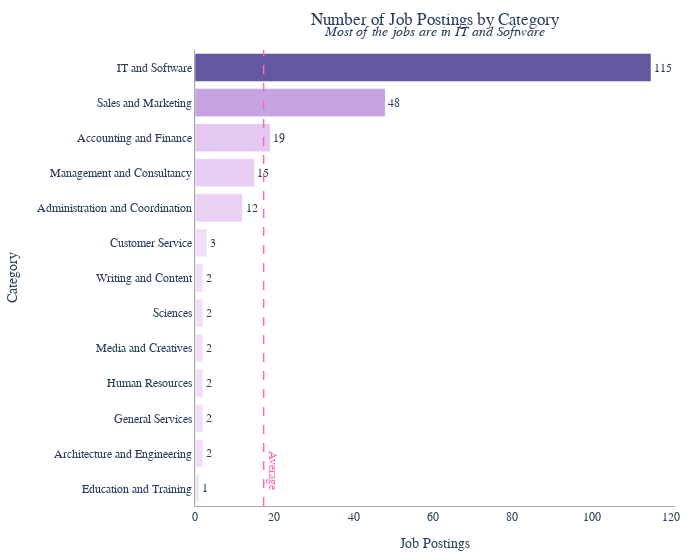

The notebook cell this image was saved under:
### Markdown cell above
### Number of Jobs based on Category

### Code cell
temp_df = df.groupby('Category').count()['Id'].sort_values(ascending=False)

fig = px.bar(temp_df[:15], title='Number of Job Postings by Category',
            labels={'category':'Category', 'value':'Job Postings'}, orientation='h',
            color='value', color_continuous_scale='purp', text_auto=True)
fig.update_layout(coloraxis_showscale=False, xaxis_showgrid=False, width=700)
fig.update_yaxes(categoryorder='total ascending')

fig.data[0].texttemplate = '%{x:s}'
fig.data[0].textposition = 'outside'
fig.add_annotation(xref='x domain', yref="y domain", x=0.5, y=1.06, font_size=14,
                   text="<i>Most of the jobs are in IT and Software</i>", 
                   showarrow=False)

avg = temp_df.mean()
fig.add_vline(x=avg, line_width=1.5, line_dash="dash", line_color="#ff66b3")
fig.add_annotation(x=avg, xanchor="left", y=0.5, text="Average", showarrow=False,
                   font_color="#ff66b3", textangle=90)

fig.write_html("./static/plots/category.html")
fig.show()

### Figure 1 — Plotly figure (JSON) as saved in the notebook; plotly's stock layout.template omitted (floating-point values rounded to 4 significant figures)
{"data": [{"alignmentgroup": "True", "hovertemplate": "Job Postings=%{marker.color}<br>Category=%{y}<extra></extra>", "legendgroup": "", "marker": {"color": [115, 48, 19, 15, 12, 3, 2, 2, 2, 2, 2, 2, 1], "coloraxis": "coloraxis", "pattern": {"shape": ""}}, "name": "", "offsetgroup": "", "orientation": "h", "showlegend": false, "textposition": "outside", "texttemplate": "%{x:s}", "type": "bar", "x": [115, 48, 19, 15, 12, 3, 2, 2, 2, 2, 2, 2, 1], "xaxis": "x", "y": ["IT and Software", "Sales and Marketing", "Accounting and Finance", "Management and Consultancy", "Administration and Coordination", "Customer Service", "Architecture and Engineering", "General Services", "Human Resources", "Media and Creatives", "Sciences", "Writing and Content", "Education and Training"], "yaxis": "y"}], "layout": {"annotations": [{"font": {"size": 14}, "showarrow": false, "text": "<i>Most of the jobs are in IT and Software</i>", "x": 0.5, "xref": "x domain", "y": 1.06, "yref": "y domain"}, {"font": {"color": "#ff66b3"}, "showarrow": false, "text": "Average", "textangle": 90, "x": 17.31, "xanchor": "left", "y": 0.5}], "barmode": "relative", "coloraxis": {"colorbar": {"title": {"text": "Job Postings"}}, "colorscale": [[0, "rgb(243, 224, 247)"], [0.1667, "rgb(228, 199, 241)"], [0.3333, "rgb(209, 175, 232)"], [0.5, "rgb(185, 152, 221)"], [0.6667, "rgb(159, 130, 206)"], [0.8333, "rgb(130, 109, 186)"], [1, "rgb(99, 88, 159)"]], "showscale": false}, "legend": {"tracegroupgap": 0}, "shapes": [{"line": {"color": "#ff66b3", "dash": "dash", "width": 1.5}, "type": "line", "x0": 17.31, "x1": 17.31, "xref": "x", "y0": 0, "y1": 1, "yref": "y domain"}], "title": {"text": "Number of Job Postings by Category"}, "width": 700, "xaxis": {"anchor": "y", "domain": [0, 1], "showgrid": false, "title": {"text": "Job Postings"}}, "yaxis": {"anchor": "x", "categoryorder": "total ascending", "domain": [0, 1], "title": {"text": "Category"}}}}
